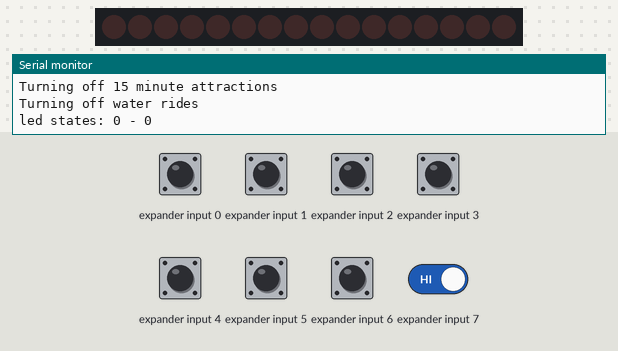
The sketch below on a simulated Arduino Uno, built with avr-gcc and run on an emulated ATmega328P. Shown: 16 shift-register outputs drawn as a row of LEDs (first output left, lit = HIGH), the last lines printed to the serial monitor. Wiring (inferred from the names in the program): input shift register (74HC165): load pin 8; clock pin 7; serial out pin 9; 2 × shift register (74HC595): data pin 11; shift clock pin 12; latch pin 13. Wiring (inferred from the signals the program sends): row of LEDs: on Q0, Q1, Q2, Q3, Q4, Q5, Q6, Q7, Q8, Q9, Q10, Q11, Q12, Q13, Q14, Q15. The test bench sets the inputs (shaded band); at power-on: expander input 0–7 HIGH.

Above: at 1.4 s.
1.5 s: expander input 7 driven LOW
At 2.9 s:
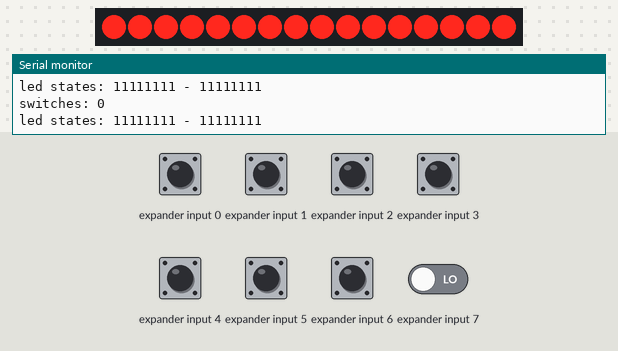
3.2 s: expander input 7 driven HIGH
At 4.3 s:
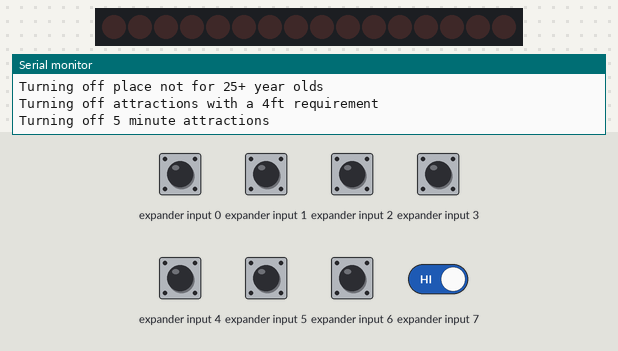
Timing chart, 0 to 6.2 s (numbered marks = the images above; inputs shaded):
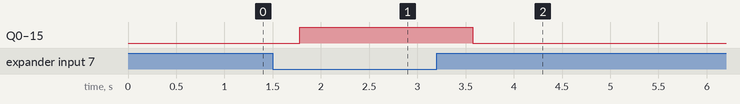

Measured:
- after the input at 1.5 s, Q0–15: LOW → HIGH after 0.28 s
- after the input at 3.2 s, Q0–15: HIGH → LOW after 0.38 s

The sketch:

Final_Project.ino
```cpp
// Shift out pins for LEDs
int dataPin_leds = 11;
int clockPin_leds = 12;
//int latchPin_leds = 8;
int latchPin_leds = 13;

byte ledStatesTop = 255;
byte ledStatesBottom = 255;

// Shift in pins for Switches
int dataPin_switches = 9;
int clockPin_switches = 7;
int latchPin_switches = 8;
byte switches = 72;

void (*switchResponses[8])();

void age1() {
  // Turn off attractions unsuitable for 5-14 year olds
  Serial.println("Turning off place not for 5-14 year olds");
  clearLed(4);
  clearLed(8);
  clearLed(2);
  clearLed(14);
}

void age2() {
  // Turn off attractions unsuitable for 15-24 year olds
  Serial.println("Turning off place not for 15-24 year olds");
  clearLed(2);
  clearLed(14);
  clearLed(11);
}

void age3() {
  // Turn off attractions unsuitable for 25+ year olds
  Serial.println("Turning off place not for 25+ year olds");
  clearLed(11);
  clearLed(13);
}

void height() {
  // Turn off attractions with a 4ft requirement
  Serial.println("Turning off attractions with a 4ft requirement");
  clearLed(4);
  clearLed(8);
  clearLed(2);
  clearLed(5);
}

void time5() {
  // Turn off 5 minute attractions
  Serial.println("Turning off 5 minute attractions");
  clearLed(0);
  clearLed(1);
  clearLed(5);
  clearLed(7);
  clearLed(14);
}

void time10() {
  // Turn off 10 minute attractions
  Serial.println("Turning off 10 minute attractions");

  clearLed(2);
  clearLed(3);
  clearLed(4);
  clearLed(11);
  clearLed(12);
}

void time15() {
  // Turn off 15 minute attractions
  Serial.println("Turning off 15 minute attractions");
  clearLed(8);
  clearLed(9);
  clearLed(10);
  clearLed(13);
  clearLed(6);
}

void water() {
  // Turn off water rides
  Serial.println("Turning off water rides");
  clearLed(4);
  clearLed(2);
  clearLed(8);
  clearLed(15);
}

byte updateShiftRegisterIn(){
  digitalWrite(latchPin_switches, HIGH);
  delayMicroseconds(20);
  digitalWrite(latchPin_switches, LOW);

  switches = shiftIn(dataPin_switches, clockPin_switches);
  Serial.print("switches: ");
  Serial.println(switches, BIN);
}

void updateShiftRegisterOut(){
  Serial.print("led states: ");
  Serial.print(ledStatesTop, BIN);
  Serial.print(" - ");
  Serial.println(ledStatesBottom, BIN);

  digitalWrite(latchPin_leds, LOW);
  shiftOut(dataPin_leds, clockPin_leds, MSBFIRST, ledStatesBottom);
  shiftOut(dataPin_leds, clockPin_leds, MSBFIRST, ledStatesTop);
  digitalWrite(latchPin_leds, HIGH);
}

void interpretSwitches() {
  for (int n=0; n<=7; n++)
  {
    if (switches & (1 << n) ){ // True if nth bit is 1
      (switchResponses[n])();
    }
  }
}

byte shiftIn(int myDataPin, int myClockPin) {
  int i;
  int temp = 0;
  int pinState;
  byte myDataIn = 0;

  pinMode(myClockPin, OUTPUT);
  pinMode(myDataPin, INPUT);

  for (i=7; i>=0; i--)
  {
    digitalWrite(myClockPin, 0);
    delayMicroseconds(0.2);
    temp = digitalRead(myDataPin);
    if (temp) {
      pinState = 1;
      //set the bit to 0 no matter what
      myDataIn = myDataIn | (1 << i);
    }
    else {
      //turn it off -- only necessary for debuging
     //print statement since myDataIn starts as 0
      pinState = 0;
    }

    digitalWrite(myClockPin, 1);

  }
  return myDataIn;
}

void setup() {
  // Shift out pins
  pinMode(dataPin_leds, OUTPUT);
  pinMode(latchPin_leds, OUTPUT);
  pinMode(clockPin_leds, OUTPUT);

  // Shift in pins
  pinMode(latchPin_switches, OUTPUT);
  pinMode(clockPin_switches, OUTPUT);
  pinMode(dataPin_switches, INPUT);

  switchResponses[0] = age1;
  switchResponses[1] = age2;
  switchResponses[2] = age3;
  switchResponses[3] = height;
  switchResponses[4] = time5;
  switchResponses[5] = time10;
  switchResponses[6] = time15;
  switchResponses[7] = water;

  Serial.begin(9600);

  Serial.println("Starting");
  delay(200);
}

// Clears led at a certain number. Handles top vs bottom led.
void clearLed(int ledNum) {
  if (ledNum < 8) {
    bitClear(ledStatesTop, ledNum);
  } else if (ledNum < 16) {
    bitClear(ledStatesBottom, ledNum - 8);
  } else {
    Serial.print("ledNum = ");
    Serial.print(ledNum);
    Serial.println(" is invalid.");
  }
}

void resetLeds() {
  // Set them to 11111111 bytes
  ledStatesTop = 255;
  ledStatesBottom = 255;
}

void loop() {
  Serial.println();

  // Reset LED status
  resetLeds();

  // Read switches
  updateShiftRegisterIn();

  // Call appropriate action function (age1() etc.)
  interpretSwitches();

  // Update Leds based on switchResponses[]
  updateShiftRegisterOut();

  delay(500);
}
```
